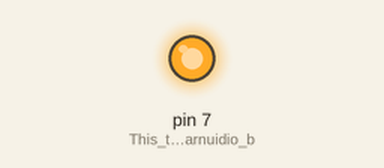
Simulated run of this sketch. Board: Arduino Uno, built with avr-gcc and run on an emulated ATmega328P. Parts: output pins drawn as LEDs (lit = HIGH).

Above: at 2.5 s.
At 6.2 s:
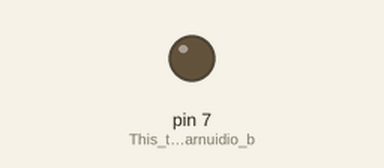
Timing chart, 0 to 9.8 s (numbered marks = the images above):
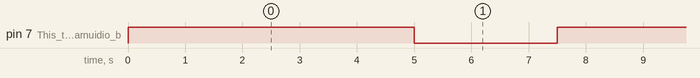

The sketch:

Project1-LED_Blink_Project.ino
```cpp
void setup() {
  // put your setup code here, to run once:
   pinMode(7,OUTPUT);//This tells the arnuidio board which pin I'm using
}

void loop() {
  // put your main code here, to run repeatedly:
  digitalWrite(7,HIGH);//sets pin voltage to 5V (on most boards)
  delay(5000);//This is pause the funtion for 5 seconds
  digitalWrite(7,LOW);// sets pin voltage to 0V
  delay(2500); //this will pause the function for 2,5 seconds
}
```

Measured:
- by itself, pin 7 (This_tells_the_arnuidio_b): alternates HIGH for 5.0 s and LOW for 2.5 s
